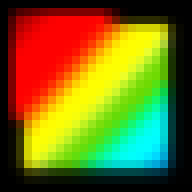
#> input picture zx-next-unite.png, 24 x 24 px (shown 8 times larger)
$ python make_app_icon.py
#> lines starting #> are read from the running program, lines starting #| are printed output that depends on the picture
"""Regenerate zx-next-unite.ico from zx-next-unite.png (needs Pillow).

    python extra/make_app_icon.py

The .ico is what PyInstaller embeds in the Windows executable
(`--icon zx-next-unite.ico`, see .github/workflows/release.yml), i.e. the
icon Explorer, the taskbar and a pinned shortcut show. The source PNG is a
24x24 pixel-art square, so each size is made from a x10 nearest-neighbour
copy (the chunky pixels stay crisp) scaled down once, never from a smooth
upscale, which only blurs it.
"""
import os

from PIL import Image

SIZES = (16, 20, 24, 32, 40, 48, 64, 128, 256)

HERE = os.path.dirname(os.path.dirname(os.path.abspath(__file__)))
SRC = os.path.join(HERE, "zx-next-unite.png")
DST = os.path.join(HERE, "zx-next-unite.ico")


def main():
    src = Image.open(SRC).convert("RGBA")
#> src is the input picture: PIL image 24x24 RGBA; mean R, G, B, A 115.4, 107.5, 26.9, 255
    big = src.resize((src.width * 10, src.height * 10), Image.NEAREST)
    frames = []
    for size in SIZES:
        if size == src.width:
            frames.append(src.copy())
        elif size % src.width == 0:
            frames.append(src.resize((size, size), Image.NEAREST))
        else:
            frames.append(big.resize((size, size), Image.LANCZOS))
#> after the loop, frames = 9 items
    # Pillow writes the frames it is GIVEN only through append_images;
    # with sizes= alone it would rescale the first frame itself.
    frames[-1].save(DST, format="ICO", sizes=[(s, s) for s in SIZES],
                    append_images=frames[:-1])
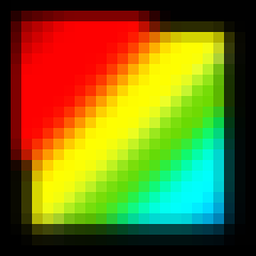
#> saved as zx-next-unite.ico: PIL image 256x256 RGBA; mean R, G, B, A 115.4, 107.5, 26.9, 255
    print("wrote", DST, os.path.getsize(DST), "bytes")


if __name__ == "__main__":
    main()
